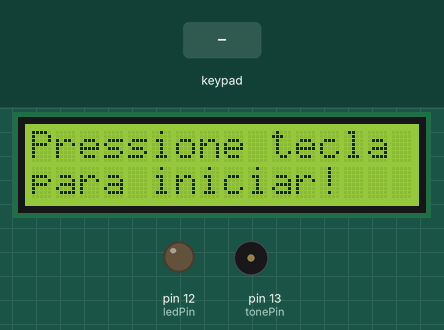
Recording of a sketch running on a simulated Arduino Uno, built with avr-gcc and run on an emulated ATmega328P. On the bench: 16×2 character LCD, output pins drawn as LEDs (lit = HIGH), buzzer (waves = sounding). The inputs (shaded band) are chosen by the test bench.

Above: at 0.8 s.
0.9 s: keypad keys 8 3 9 2 # pressed 0.4 s apart
At 3.8 s:
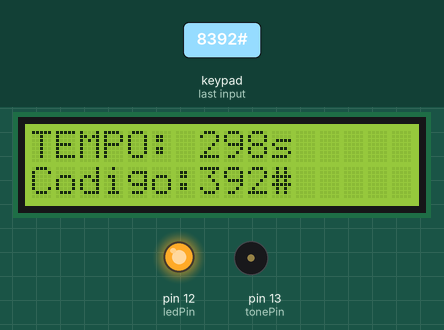
4.4 s: key 'B' pressed
At 4.91 s:
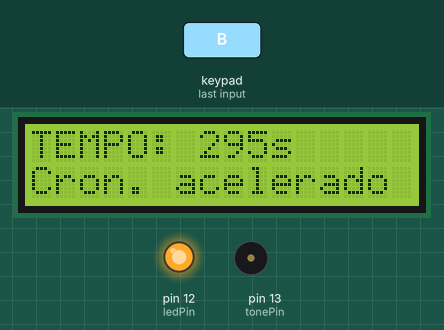
6.2 s: key 'D' pressed
At 7.1 s:
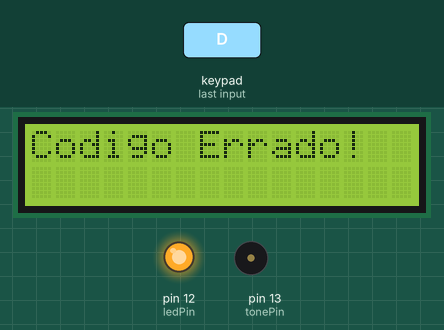
9.2 s: keypad keys 8 3 9 2 D pressed 0.4 s apart
At 11.6 s:
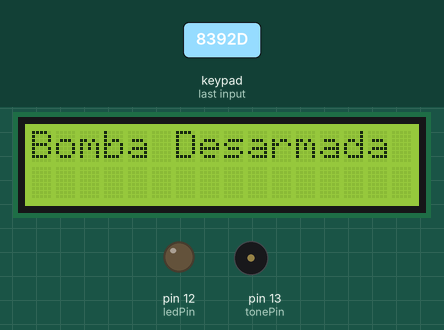
12.7 s: keypad keys 8 3 9 2 * pressed 0.4 s apart
At 18.2 s:
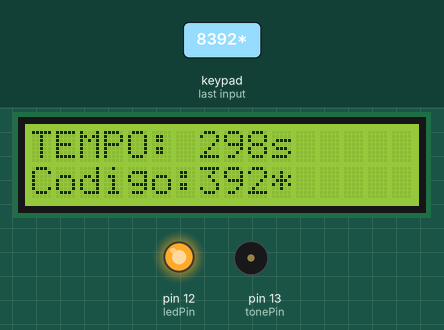
Timing chart, 0 to 18.7 s (numbered marks = the images above; inputs shaded):
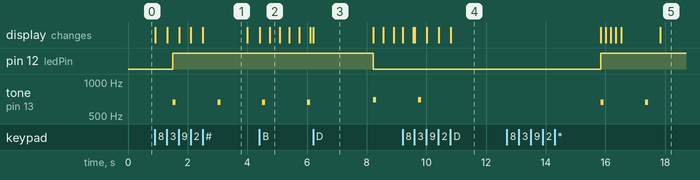

Measured:
- after the input at 0.9 s, pin 12 (ledPin): LOW → HIGH after 0.60 s; tone on pin 13 (tonePin): alternates 659 Hz for 0.10 s and silent for 1.4 s, starting after 0.60 s; the display: first changes at once (image 1 shows a later state)
- after the input at 4.4 s, the display: first changes at once (image 2 shows a later state)
- after the input at 6.2 s, pin 12 (ledPin): HIGH → LOW after 2.0 s; the display: changes at once (image 3)
- after the input at 9.2 s, tone on pin 13 (tonePin): goes on until 9.8 s, then stays silent
- after the input at 12.7 s, pin 12 (ledPin): LOW → HIGH after 3.1 s; tone on pin 13 (tonePin): alternates 659 Hz for 0.10 s and silent for 1.4 s, starting after 3.1 s; the display: first changes after 3.1 s (image 5 shows a later state)
- what the display in image 1 shows lasts 1.5 s, from 2.5 s to 4.0 s
- what the display in image 3 shows lasts 2.0 s, from 6.2 s to 8.2 s

The sketch:

escaperoom1.ino
```cpp
#include <Keypad.h>
#include <LiquidCrystal.h>
#include <string.h> // Necessário para strcmp

// tempo para desarmar a bomba
int seconds = 300;
unsigned long previousMillis = 0; // Armazena o último tempo em que o temporizador foi atualizado
unsigned long previousToneMillis = 0; // Armazena o último tempo em que o som foi tocado
long interval = 1000;       // Intervalo de 1 segundo (1000 ms)
long toneInterval = 1500; // Intervalo do som, será ajustado
const int initialSeconds = 300;    // Valor inicial do cronômetro

// Defina os pinos do LED e do Buzzer
const int tonePin = 13; // Pino do Buzzer
const int ledPin = 12;  // Pino do LED

// Defina os pinos do LCD usando entradas analógicas
const int lcdRS = A0;
const int lcdE = A1;
const int lcdD4 = A2;
const int lcdD5 = A3;
const int lcdD6 = A4;
const int lcdD7 = A5;

// Crie o objeto para o LCD
LiquidCrystal lcd(lcdRS, lcdE, lcdD4, lcdD5, lcdD6, lcdD7);

// Frequências das notas Mi e Fá
const int toneE = 659; // Frequência do Mi (E) em Hz
const int toneF = 698; // Frequência do Fá (F) em Hz

// Defina o número de linhas e colunas do teclado
const byte numRows = 4;
const byte numCols = 4;

// Defina os pinos conectados às linhas e colunas do teclado
byte rowPins[numRows] = {5, 6, 7, 8}; // Pinos conectados às linhas do teclado
byte colPins[numCols] = {9, 2, 3, 4}; // Pinos conectados às colunas do teclado

// Defina os caracteres para cada botão do teclado
char keys[numRows][numCols] = {
  {'1', '2', '3', 'A'},
  {'4', '5', '6', 'B'},
  {'7', '8', '9', 'C'},
  {'*', '0', '#', 'D'}
};

// Crie o objeto do teclado
Keypad keypad = Keypad(makeKeymap(keys), rowPins, colPins, numRows, numCols);

// Variável para armazenar a entrada do usuário (4 dígitos)
char inputCode[5] = "";  // 4 dígitos mais o terminador nulo '\0'
int currentIndex = 0;    // Índice para armazenar a posição atual no array

// Array de senhas corretas
const char correctCodes[10][5] = {
  "8392", "1749", "5217", "6948", "8306",
  "1954", "3861", "4729", "9185", "3067"
};

// Função para verificar o código
void checkCode() {
  bool codeMatch = false;

  // Verifica se o código digitado corresponde a algum dos códigos válidos
  for (int i = 0; i < 10; i++) {
    if (strcmp(inputCode, correctCodes[i]) == 0) {
      codeMatch = true;
      break;
    }
  }

  if (codeMatch) {
    lcd.clear();
    lcd.setCursor(0, 0);
    lcd.print("Bomba Desarmada");
    digitalWrite(ledPin, LOW);  // Desliga o LED
    noTone(tonePin);            // Para o som do buzzer
    delay(5000);
    resetGame();
  } else {
    lcd.clear();
    lcd.setCursor(0, 0);
    lcd.print("Codigo Errado!");
    lcd.setCursor(0, 1);
    delay(2000);
    clearCode();
    restoreInterface();
  }
}

// Função para restaurar a interface com o cronômetro e o campo de código
void restoreInterface() {
  lcd.clear();
  lcd.setCursor(0, 0);
  lcd.print("TEMPO: ");
  lcd.print(seconds);
  lcd.print("s");

  lcd.setCursor(0, 1);
  lcd.print("Codigo: ");
  lcd.setCursor(7, 1);    // Posiciona no início da área dos dígitos
  lcd.print(inputCode);
}

// Função para apagar a senha inteira
void clearCode() {
  currentIndex = 0;
  inputCode[0] = '\0';
  lcd.setCursor(0, 1);
  lcd.print("Codigo:    ");
}

// Função para apagar o último número (dígito por dígito)
void deleteLastDigit() {
  if (currentIndex > 0) {
    currentIndex--;
    inputCode[currentIndex] = '\0';
    lcd.setCursor(0, 1);
    lcd.print("Codigo: ");
    lcd.print(inputCode);
    lcd.print(" ");
  }
}

// Função para acelerar o cronômetro
void velTimer() {
  if (interval > 250) {
    interval /= 3;
    lcd.setCursor(0, 1);
    lcd.print("Cron. acelerado");
  }
}

// Função para resetar o jogo
void resetGame() {
  seconds = initialSeconds;
  currentIndex = 0;
  inputCode[0] = '\0';
  interval = 1000;
  toneInterval = 1500;
  startGame();
}

// Função para iniciar o jogo
void startGame() {
  lcd.clear();
  lcd.setCursor(0, 0);
  lcd.print("Pressione tecla");
  lcd.setCursor(0, 1);
  lcd.print("para iniciar!");

  while (true) {
    char key = keypad.getKey();
    if (key) {
      restoreInterface();
      break;
    }
  }
}

void setup() {
  lcd.begin(16, 2); // Inicializa o LCD 16x2
  pinMode(ledPin, OUTPUT);
  pinMode(tonePin, OUTPUT);
  startGame();
}

void loop() {
  char key = keypad.getKey();

  if (key) {
    if (key == 'D') {
      checkCode();
    } else if (key == 'A') {
      clearCode();
    } else if (key == 'B') {
      velTimer();
    } else if (key == 'C') {
      deleteLastDigit();
    } else if (currentIndex < 4) {
      inputCode[currentIndex] = key;
      currentIndex++;
      inputCode[currentIndex] = '\0';
      restoreInterface();
    }
  }

  unsigned long currentMillis = millis();

  // Controle do cronômetro
  if (currentMillis - previousMillis >= interval) {
    previousMillis = currentMillis;

    if (seconds <= 0) {
      lcd.clear();
      lcd.setCursor(0, 0);
      lcd.print("BOOM!");
      digitalWrite(ledPin, HIGH);
      tone(tonePin, toneE);
      delay(5000);
      digitalWrite(ledPin, LOW);
      noTone(tonePin);
      resetGame();
    }

    lcd.setCursor(0, 0);
    lcd.print("TEMPO: ");
    lcd.print(seconds);
    lcd.print("s ");
    seconds--;
  }

  // Controle do som e do LED enquanto o tempo está ativo
  if (currentMillis - previousToneMillis >= toneInterval) {
    previousToneMillis = currentMillis;

    // Ajusta a velocidade conforme o tempo restante
    if (seconds <= 15) {
      toneInterval = 150; // Muito rápido nos últimos 15 segundos
    }

    // Alterna entre Mi e Fá se faltam menos de 60 segundos
    tone(tonePin, (previousToneMillis % 2 == 0) ? toneE : toneF, 100);
    digitalWrite(ledPin, (previousToneMillis % 2 == 0) ? HIGH : LOW);
  }
}
```
